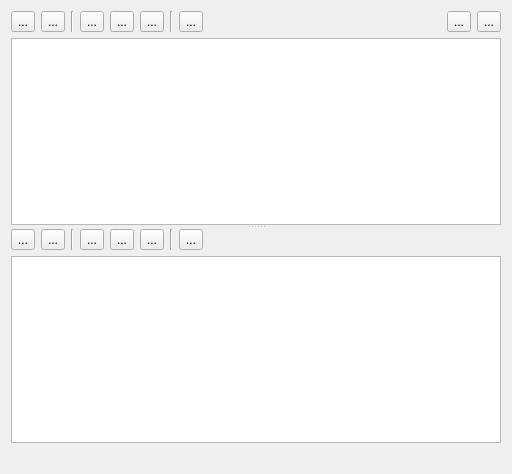
<?xml version="1.0" encoding="UTF-8"?>
<ui version="4.0">
 <class>ZOCREditor</class>
 <widget class="QDialog" name="ZOCREditor">
  <property name="geometry">
   <rect>
    <x>0</x>
    <y>0</y>
    <width>512</width>
    <height>474</height>
   </rect>
  </property>
  <property name="windowTitle">
   <string>OCR Editor</string>
  </property>
  <layout class="QVBoxLayout" name="verticalLayout_3">
   <item>
    <widget class="QSplitter" name="splitter">
     <property name="orientation">
      <enum>Qt::Vertical</enum>
     </property>
     <widget class="QWidget" name="">
      <layout class="QVBoxLayout" name="verticalLayout_2">
       <item>
        <layout class="QHBoxLayout" name="horizontalLayout">
         <item>
          <widget class="QToolButton" name="undoButton">
           <property name="toolTip">
            <string>Undo</string>
           </property>
           <property name="text">
            <string>...</string>
           </property>
           <property name="icon">
            <iconset theme="edit-undo">
             <normaloff/>
            </iconset>
           </property>
          </widget>
         </item>
         <item>
          <widget class="QToolButton" name="redoButton">
           <property name="toolTip">
            <string>Redo</string>
           </property>
           <property name="text">
            <string>...</string>
           </property>
           <property name="icon">
            <iconset theme="edit-redo">
             <normaloff/>
            </iconset>
           </property>
          </widget>
         </item>
         <item>
          <widget class="Line" name="line">
           <property name="orientation">
            <enum>Qt::Vertical</enum>
           </property>
          </widget>
         </item>
         <item>
          <widget class="QToolButton" name="cutButton">
           <property name="toolTip">
            <string>Cut</string>
           </property>
           <property name="text">
            <string>...</string>
           </property>
           <property name="icon">
            <iconset theme="edit-cut">
             <normaloff/>
            </iconset>
           </property>
          </widget>
         </item>
         <item>
          <widget class="QToolButton" name="copyButton">
           <property name="toolTip">
            <string>Copy</string>
           </property>
           <property name="text">
            <string>...</string>
           </property>
           <property name="icon">
            <iconset theme="edit-copy">
             <normaloff/>
            </iconset>
           </property>
          </widget>
         </item>
         <item>
          <widget class="QToolButton" name="pasteButton">
           <property name="toolTip">
            <string>Paste</string>
           </property>
           <property name="text">
            <string>...</string>
           </property>
           <property name="icon">
            <iconset theme="edit-paste">
             <normaloff/>
            </iconset>
           </property>
          </widget>
         </item>
         <item>
          <widget class="Line" name="line_2">
           <property name="orientation">
            <enum>Qt::Vertical</enum>
           </property>
          </widget>
         </item>
         <item>
          <widget class="QToolButton" name="clearButton">
           <property name="toolTip">
            <string>Clear</string>
           </property>
           <property name="text">
            <string>...</string>
           </property>
           <property name="icon">
            <iconset theme="edit-clear">
             <normaloff/>
            </iconset>
           </property>
          </widget>
         </item>
         <item>
          <spacer name="horizontalSpacer">
           <property name="orientation">
            <enum>Qt::Horizontal</enum>
           </property>
           <property name="sizeHint" stdset="0">
            <size>
             <width>40</width>
             <height>20</height>
            </size>
           </property>
          </spacer>
         </item>
         <item>
          <widget class="QToolButton" name="translateButton">
           <property name="toolTip">
            <string>Translate</string>
           </property>
           <property name="text">
            <string>...</string>
           </property>
           <property name="icon">
            <iconset theme="document-edit-verify">
             <normaloff/>
            </iconset>
           </property>
          </widget>
         </item>
         <item>
          <widget class="QToolButton" name="closeButton">
           <property name="toolTip">
            <string>Close</string>
           </property>
           <property name="text">
            <string>...</string>
           </property>
           <property name="icon">
            <iconset theme="dialog-close">
             <normaloff/>
            </iconset>
           </property>
          </widget>
         </item>
        </layout>
       </item>
       <item>
        <widget class="QPlainTextEdit" name="editor"/>
       </item>
      </layout>
     </widget>
     <widget class="QWidget" name="">
      <layout class="QVBoxLayout" name="verticalLayout">
       <item>
        <layout class="QHBoxLayout" name="horizontalLayout_2">
         <item>
          <widget class="QToolButton" name="undoButton_2">
           <property name="toolTip">
            <string>Undo</string>
           </property>
           <property name="text">
            <string>...</string>
           </property>
           <property name="icon">
            <iconset theme="edit-undo">
             <normaloff/>
            </iconset>
           </property>
          </widget>
         </item>
         <item>
          <widget class="QToolButton" name="redoButton_2">
           <property name="toolTip">
            <string>Redo</string>
           </property>
           <property name="text">
            <string>...</string>
           </property>
           <property name="icon">
            <iconset theme="edit-redo">
             <normaloff/>
            </iconset>
           </property>
          </widget>
         </item>
         <item>
          <widget class="Line" name="line_3">
           <property name="orientation">
            <enum>Qt::Vertical</enum>
           </property>
          </widget>
         </item>
         <item>
          <widget class="QToolButton" name="cutButton_2">
           <property name="toolTip">
            <string>Cut</string>
           </property>
           <property name="text">
            <string>...</string>
           </property>
           <property name="icon">
            <iconset theme="edit-cut">
             <normaloff/>
            </iconset>
           </property>
          </widget>
         </item>
         <item>
          <widget class="QToolButton" name="copyButton_2">
           <property name="toolTip">
            <string>Copy</string>
           </property>
           <property name="text">
            <string>...</string>
           </property>
           <property name="icon">
            <iconset theme="edit-copy">
             <normaloff/>
            </iconset>
           </property>
          </widget>
         </item>
         <item>
          <widget class="QToolButton" name="pasteButton_2">
           <property name="toolTip">
            <string>Paste</string>
           </property>
           <property name="text">
            <string>...</string>
           </property>
           <property name="icon">
            <iconset theme="edit-paste">
             <normaloff/>
            </iconset>
           </property>
          </widget>
         </item>
         <item>
          <widget class="Line" name="line_4">
           <property name="orientation">
            <enum>Qt::Vertical</enum>
           </property>
          </widget>
         </item>
         <item>
          <widget class="QToolButton" name="clearButton_2">
           <property name="toolTip">
            <string>Clear</string>
           </property>
           <property name="text">
            <string>...</string>
           </property>
           <property name="icon">
            <iconset theme="edit-clear">
             <normaloff/>
            </iconset>
           </property>
          </widget>
         </item>
         <item>
          <spacer name="horizontalSpacer_2">
           <property name="orientation">
            <enum>Qt::Horizontal</enum>
           </property>
           <property name="sizeHint" stdset="0">
            <size>
             <width>40</width>
             <height>20</height>
            </size>
           </property>
          </spacer>
         </item>
        </layout>
       </item>
       <item>
        <widget class="QPlainTextEdit" name="translatedEditor"/>
       </item>
      </layout>
     </widget>
    </widget>
   </item>
   <item>
    <widget class="QLabel" name="status">
     <property name="text">
      <string/>
     </property>
    </widget>
   </item>
  </layout>
 </widget>
 <tabstops>
  <tabstop>editor</tabstop>
  <tabstop>undoButton</tabstop>
  <tabstop>redoButton</tabstop>
  <tabstop>cutButton</tabstop>
  <tabstop>copyButton</tabstop>
  <tabstop>pasteButton</tabstop>
  <tabstop>clearButton</tabstop>
  <tabstop>translateButton</tabstop>
  <tabstop>closeButton</tabstop>
 </tabstops>
 <resources/>
 <connections>
  <connection>
   <sender>closeButton</sender>
   <signal>clicked()</signal>
   <receiver>ZOCREditor</receiver>
   <slot>hide()</slot>
   <hints>
    <hint type="sourcelabel">
     <x>327</x>
     <y>33</y>
    </hint>
    <hint type="destinationlabel">
     <x>296</x>
     <y>11</y>
    </hint>
   </hints>
  </connection>
  <connection>
   <sender>undoButton</sender>
   <signal>clicked()</signal>
   <receiver>editor</receiver>
   <slot>undo()</slot>
   <hints>
    <hint type="sourcelabel">
     <x>22</x>
     <y>21</y>
    </hint>
    <hint type="destinationlabel">
     <x>25</x>
     <y>74</y>
    </hint>
   </hints>
  </connection>
  <connection>
   <sender>redoButton</sender>
   <signal>clicked()</signal>
   <receiver>editor</receiver>
   <slot>redo()</slot>
   <hints>
    <hint type="sourcelabel">
     <x>61</x>
     <y>29</y>
    </hint>
    <hint type="destinationlabel">
     <x>56</x>
     <y>67</y>
    </hint>
   </hints>
  </connection>
  <connection>
   <sender>cutButton</sender>
   <signal>clicked()</signal>
   <receiver>editor</receiver>
   <slot>cut()</slot>
   <hints>
    <hint type="sourcelabel">
     <x>95</x>
     <y>22</y>
    </hint>
    <hint type="destinationlabel">
     <x>97</x>
     <y>74</y>
    </hint>
   </hints>
  </connection>
  <connection>
   <sender>copyButton</sender>
   <signal>clicked()</signal>
   <receiver>editor</receiver>
   <slot>copy()</slot>
   <hints>
    <hint type="sourcelabel">
     <x>133</x>
     <y>28</y>
    </hint>
    <hint type="destinationlabel">
     <x>130</x>
     <y>78</y>
    </hint>
   </hints>
  </connection>
  <connection>
   <sender>pasteButton</sender>
   <signal>clicked()</signal>
   <receiver>editor</receiver>
   <slot>paste()</slot>
   <hints>
    <hint type="sourcelabel">
     <x>162</x>
     <y>26</y>
    </hint>
    <hint type="destinationlabel">
     <x>163</x>
     <y>94</y>
    </hint>
   </hints>
  </connection>
  <connection>
   <sender>clearButton</sender>
   <signal>clicked()</signal>
   <receiver>editor</receiver>
   <slot>clear()</slot>
   <hints>
    <hint type="sourcelabel">
     <x>208</x>
     <y>30</y>
    </hint>
    <hint type="destinationlabel">
     <x>207</x>
     <y>122</y>
    </hint>
   </hints>
  </connection>
  <connection>
   <sender>undoButton_2</sender>
   <signal>clicked()</signal>
   <receiver>translatedEditor</receiver>
   <slot>undo()</slot>
   <hints>
    <hint type="sourcelabel">
     <x>68</x>
     <y>251</y>
    </hint>
    <hint type="destinationlabel">
     <x>78</x>
     <y>299</y>
    </hint>
   </hints>
  </connection>
  <connection>
   <sender>redoButton_2</sender>
   <signal>clicked()</signal>
   <receiver>translatedEditor</receiver>
   <slot>redo()</slot>
   <hints>
    <hint type="sourcelabel">
     <x>96</x>
     <y>258</y>
    </hint>
    <hint type="destinationlabel">
     <x>107</x>
     <y>311</y>
    </hint>
   </hints>
  </connection>
  <connection>
   <sender>cutButton_2</sender>
   <signal>clicked()</signal>
   <receiver>translatedEditor</receiver>
   <slot>cut()</slot>
   <hints>
    <hint type="sourcelabel">
     <x>140</x>
     <y>254</y>
    </hint>
    <hint type="destinationlabel">
     <x>148</x>
     <y>300</y>
    </hint>
   </hints>
  </connection>
  <connection>
   <sender>copyButton_2</sender>
   <signal>clicked()</signal>
   <receiver>translatedEditor</receiver>
   <slot>copy()</slot>
   <hints>
    <hint type="sourcelabel">
     <x>170</x>
     <y>257</y>
    </hint>
    <hint type="destinationlabel">
     <x>178</x>
     <y>304</y>
    </hint>
   </hints>
  </connection>
  <connection>
   <sender>pasteButton_2</sender>
   <signal>clicked()</signal>
   <receiver>translatedEditor</receiver>
   <slot>paste()</slot>
   <hints>
    <hint type="sourcelabel">
     <x>202</x>
     <y>256</y>
    </hint>
    <hint type="destinationlabel">
     <x>213</x>
     <y>298</y>
    </hint>
   </hints>
  </connection>
  <connection>
   <sender>clearButton_2</sender>
   <signal>clicked()</signal>
   <receiver>translatedEditor</receiver>
   <slot>clear()</slot>
   <hints>
    <hint type="sourcelabel">
     <x>255</x>
     <y>252</y>
    </hint>
    <hint type="destinationlabel">
     <x>249</x>
     <y>312</y>
    </hint>
   </hints>
  </connection>
 </connections>
</ui>
